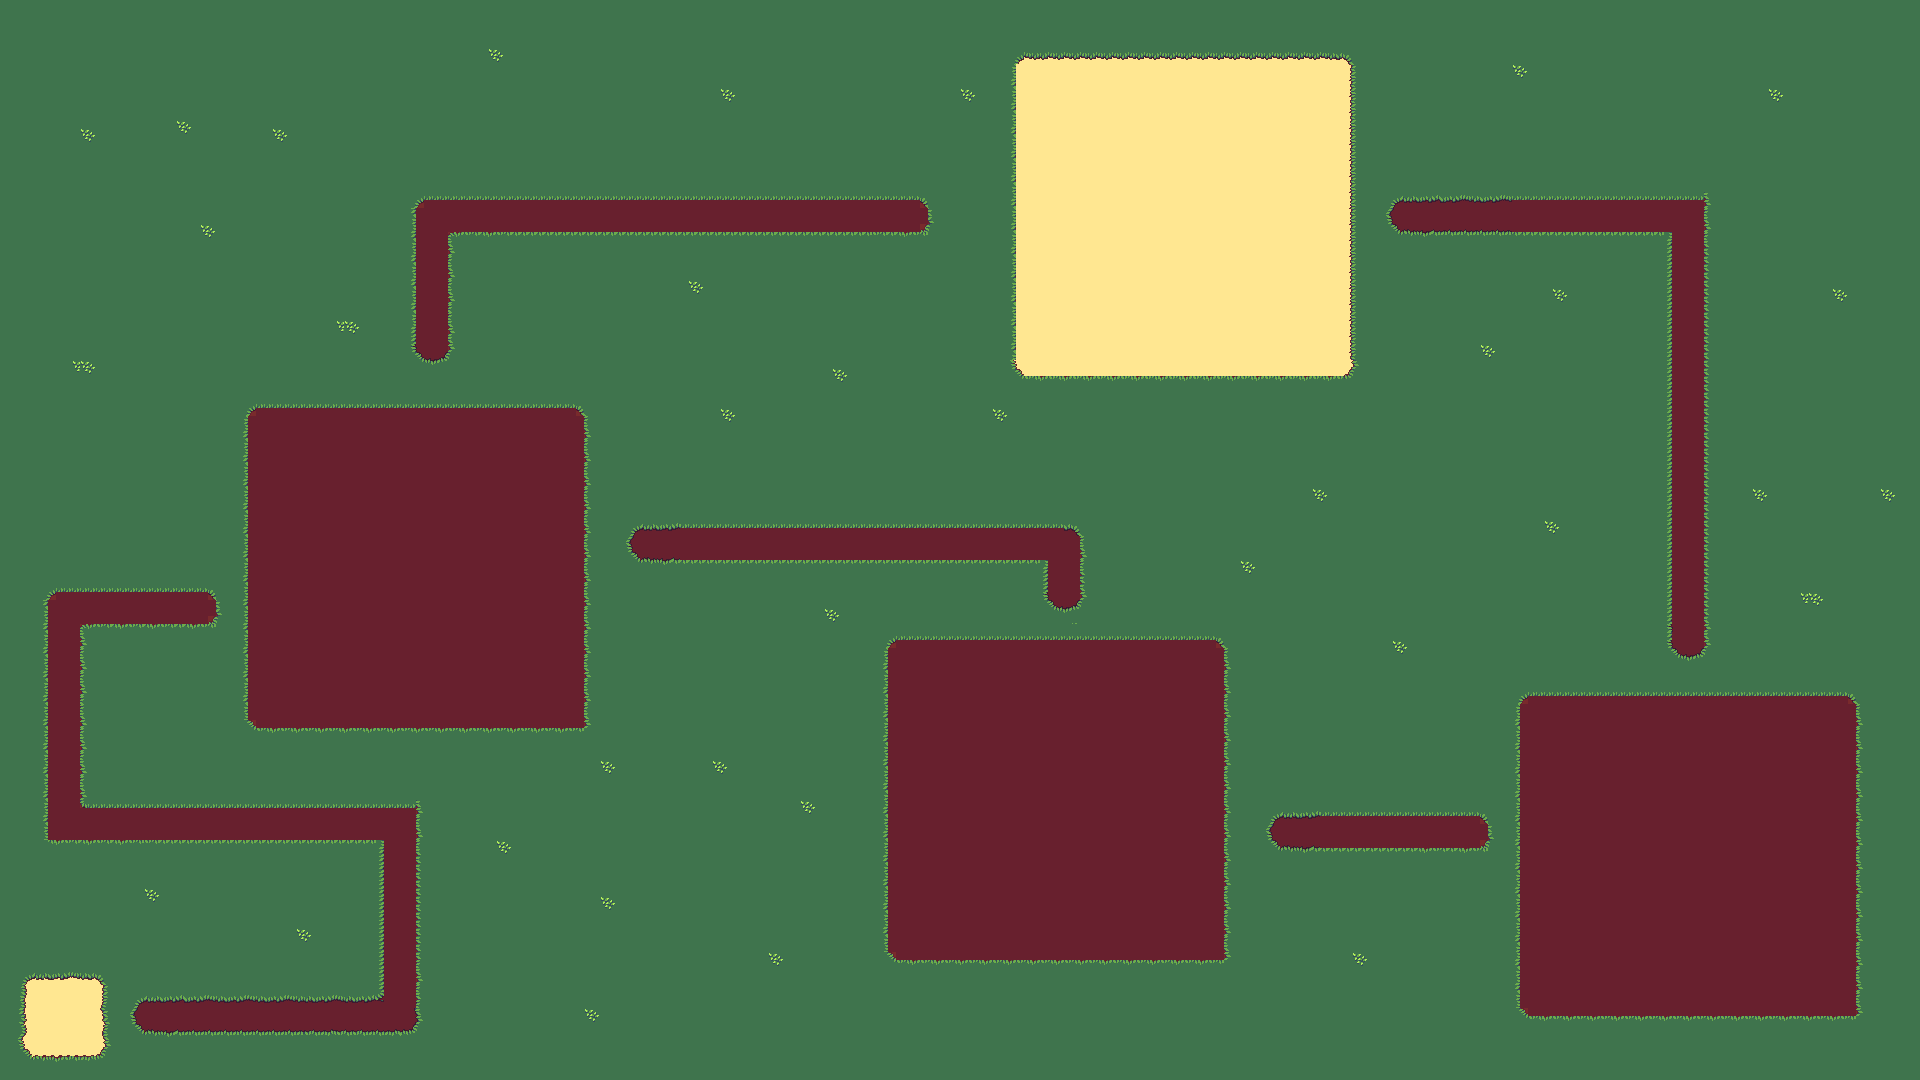

The image is a tile-based game level rendered from a .tmx file. Its description and source (layers, tilesets, objects; grid data summarised) follow:
An orthogonal 240x135 tile map with 8x8 px tiles, 1 tile layer (Below) and 5 objects (Player Spawn, Stego Spawn, Big Spawn 1, Big Spawn 2, Big Spawn 3).

<map version="1.2" tiledversion="1.2.4" orientation="orthogonal" renderorder="right-down" width="240" height="135" tilewidth="8" tileheight="8" infinite="0" nextlayerid="3" nextobjectid="6">
 <tileset firstgid="1" name="sheet" tilewidth="8" tileheight="8" tilecount="1152" columns="48">
  <image source="../OneDrive/Documents/UT Austin/Senior Year/Fall 2019/Game Dev/team9/assets/Tilemaps/tiles.png" width="384" height="192" />
 </tileset>
 <layer id="1" name="Below" width="240" height="135">
  <data>[32400 cells, 32400 non-empty, 177 distinct tile ids]</data>
 </layer>
 <objectgroup id="2" name="Spawns">
  <object id="1" name="Player Spawn" x="60" y="1029.33">
   <point />
  </object>
  <object id="2" name="Stego Spawn" x="405.333" y="600">
   <point />
  </object>
  <object id="3" name="Big Spawn 1" x="1054.67" y="844">
   <point />
  </object>
  <object id="4" name="Big Spawn 2" x="1189.33" y="246.667">
   <point />
  </object>
  <object id="5" name="Big Spawn 3" x="1697.33" y="889.333">
   <point />
  </object>
 </objectgroup>
</map>